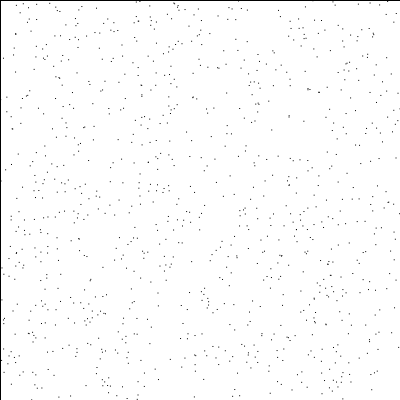
Frame 1 (no input)
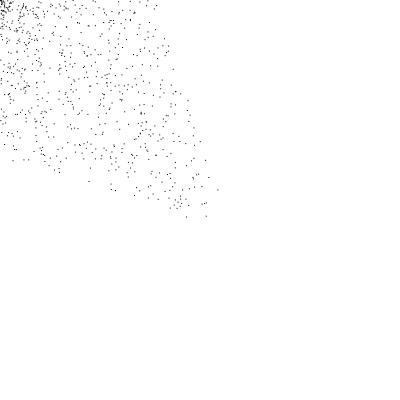
Frame 60 (the mouse pressed at the canvas centre just before this capture)
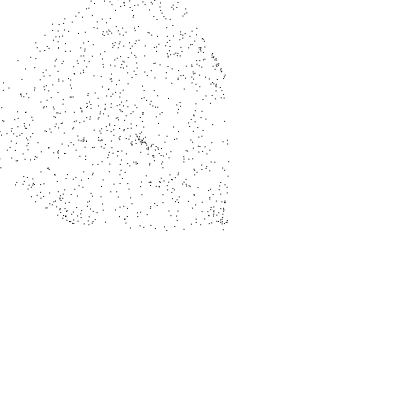
Frame 120 (the mouse held since frame 60 and released just before this capture)

The Processing sketch that drew these frames (run headless with seeded random() and noise(); from frame 60 on, the mouse is pressed at the canvas centre):

// Processing sketch: processing_93928
// ── processing_93928.pde

Mover[] movers = new Mover[1000];

void setup() {
  size(400, 400);
  for (int i = 0; i < movers.length; i++) {
    movers[i] = new Mover();
  }
}

void draw() {

   fill(255,255);
   rect(0,0,width,height);
  //background(255);
  for (int i = 0; i < movers.length; i++) {
    movers[i].update();
    movers[i].display();
  }
} 


//Part of the Mover class is from the nature of code book.
class Mover {
  PVector location;
  PVector velocity;
  PVector acc;
  float topspeed;

  Mover() {
    location = new PVector(random(width), random(height));
    velocity = new PVector(0, 0);
  }

  void update() {
    PVector mouse = new PVector(mouseX, mouseY);
    acc = PVector.sub(mouse, location);
    acc.normalize();
    acc.mult(0.2);

    velocity.add(acc);
    velocity.limit(5);
    location.add(velocity);
  }

  void display() {
    noStroke();
    fill(0);
    noSmooth();
    rect(location.x, location.y, 1, 1);
  }
}
